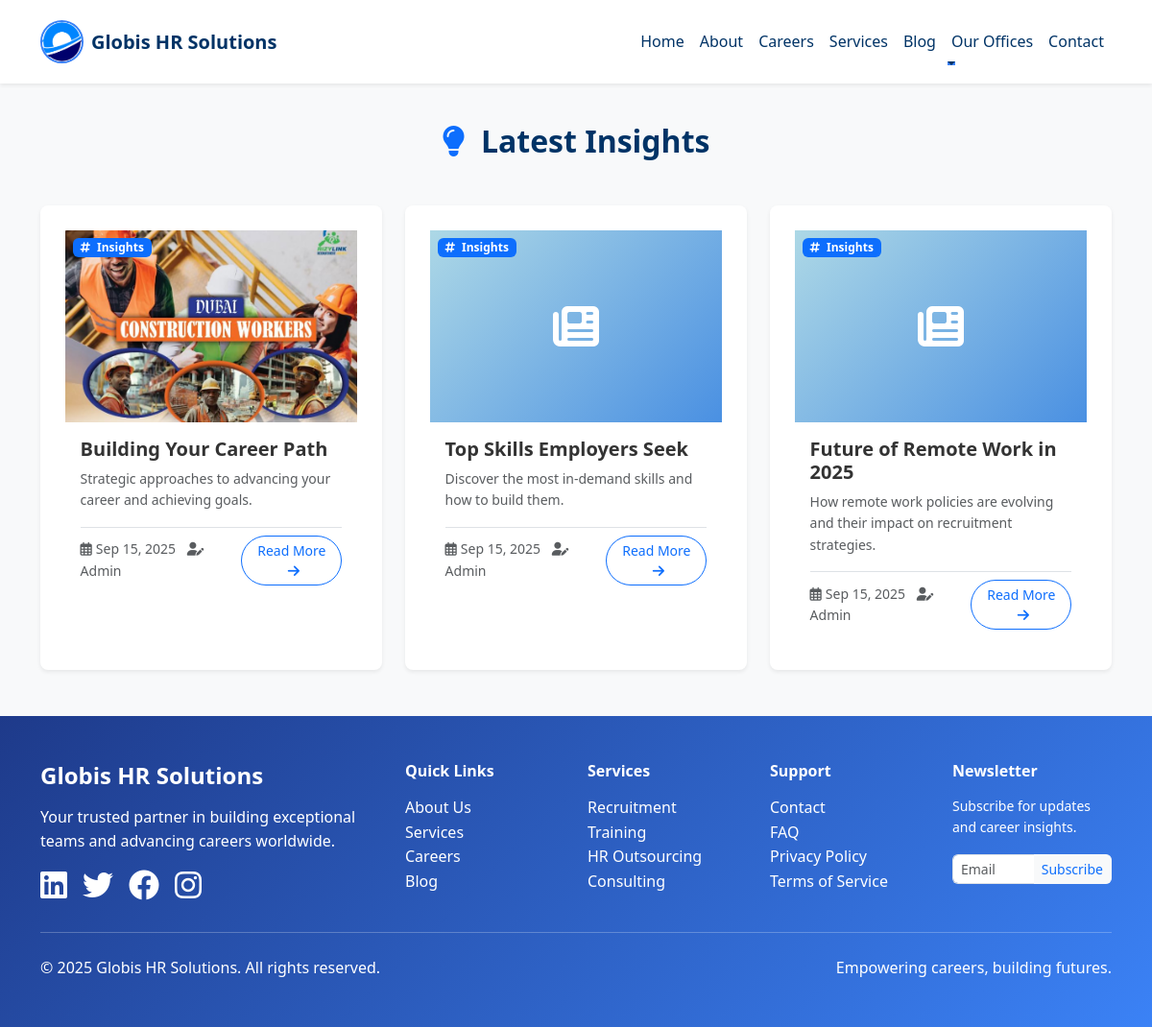
Screenshot of /blog/ with the database file from the repository.
### cms/models.py (models this page shows, shortened)
class BlogPost(models.Model):
    title = models.CharField(max_length=255)
    content = models.TextField()
    author = models.CharField(max_length=255, default="Admin")
    created_at = models.DateTimeField(auto_now_add=True)
    main_image = models.ImageField(upload_to='blog/main_images/', blank=True, null=True)

### cms/views.py (the view)
# urls.py: path('blog/', views.blog_list, name='blog_list'),
def blog_list(request):
    posts = BlogPost.objects.all().order_by('-created_at')
    paginator = Paginator(posts, 6)
    page_number = request.GET.get('page')
    page_obj = paginator.get_page(page_number)
    context = {
        'page_obj': page_obj,
    }
    return render(request, 'cms/blog_list.html', context)

### cms/templatetags/custom_filters.py (called while the page is built)
@register.filter
def mul(value, arg):
    try:
        return int(value) * int(arg)
    except (ValueError, TypeError):
        return 0

### cms/templates/cms/blog_list.html (shortened to what this page needs)
{% extends 'cms/base.html' %}
{% load static %}
{% load custom_filters %}
{% block content %}
<div style="padding-top: 80px;"></div>
<section id="blog" class="section py-5" style="background:var(--background-light);">
  <div class="container">
    <h2 class="section-title text-center mb-5">
      <i class="fas fa-lightbulb me-2 text-primary"></i> Latest Insights
    </h2>
    <div class="row g-4">
      {% for post in page_obj.object_list %}
        <div class="col-md-6 col-lg-4" data-aos-delay="{{ forloop.counter0|add:1|mul:80 }}">
          <article class="blog-card h-100 shadow-sm rounded-3 overflow-hidden transition border-0">
            <div class="blog-image position-relative" style="height:200px; overflow:hidden;">
              {% if post.main_image %}
                <img src="{{ post.main_image.url }}" class="img-fluid w-100 h-100 object-fit-cover" alt="{{ post.title }}">
              {% else %}
                <div class="d-flex align-items-center justify-content-center w-100 h-100" style="background:linear-gradient(135deg,var(--primary-light-blue),var(--secondary-blue)); color:#fff;">
                  <i class="fas fa-newspaper" style="font-size:3rem"></i>
                </div>
              {% endif %}
              <span class="badge bg-primary position-absolute top-0 start-0 m-2">
                <i class="fas fa-hashtag me-1"></i> Insights
              </span>
            </div>
            <div class="p-3">
              <h5 class="fw-bold mb-2">{{ post.title }}</h5>
              <p class="text-muted small mb-3">{{ post.content|truncatewords:15 }}</p>
              <div class="d-flex justify-content-between align-items-center border-top pt-2">
                <small class="text-muted">
                  <i class="far fa-calendar-alt me-1"></i>{{ post.created_at|date:"M d, Y" }}
                  <span class="ms-2"><i class="fas fa-user-edit me-1"></i>{{ post.author }}</span>
                </small>
                <a class="btn btn-sm btn-outline-primary rounded-pill" href="{% url 'cms:blog_detail' post.id %}">
                  Read More <i class="fas fa-arrow-right ms-1"></i>
                </a>
              </div>
            </div>
          </article>
        </div>
      {% empty %}
        <div class="col-12 text-center py-5">
          <i class="fas fa-newspaper fa-3x text-muted mb-3"></i>
          <h4>No blog posts available</h4>
          <p class="text-muted">Check back later for the latest insights.</p>
        </div>
      {% endfor %}
    </div>
  </div>
</section>
{% endblock %}

### cms/templates/cms/base.html (shortened to what this page needs)
{% load static %}
<!DOCTYPE html>
<html lang="en">
<head>
  <link href="https://cdnjs.cloudflare.com/ajax/libs/bootstrap/5.3.0/css/bootstrap.min.css" rel="stylesheet">
  <link href="https://cdnjs.cloudflare.com/ajax/libs/font-awesome/6.4.0/css/all.min.css" rel="stylesheet">
  <link href="https://cdnjs.cloudflare.com/ajax/libs/aos/2.3.4/aos.css" rel="stylesheet">
</head>
<body>
  {% include 'cms/partials/navbar.html' %}
  {% block content %}
  {% endblock %}
  {% include 'cms/partials/footer.html' %}
</body>
</html>

### cms/templates/cms/partials/navbar.html (shortened to what this page needs)
{% load static %}
<nav class="navbar navbar-expand-lg navbar-light bg-white shadow-sm sticky-top py-3">
  <div class="container">
    <a class="navbar-brand d-flex align-items-center" href="{% url 'cms:home' %}">
      <img src="{% static 'images/logo.JPG' %}" alt="Globis Logo" class="logo me-2">
      <span class="fw-bold text-dark-blue">Globis HR Solutions</span>
    </a>
    <div class="collapse navbar-collapse" id="navCollapse">
      <ul class="navbar-nav ms-auto align-items-lg-center">
        <li class="nav-item">
          <a class="nav-link text-dark-blue" href="#home">Home</a>
        </li>
        <li class="nav-item">
          <a class="nav-link text-dark-blue" href="#about">About</a>
        </li>
        <li class="nav-item">
          <a class="nav-link text-dark-blue" href="#jobs">Careers</a>
        </li>
        <li class="nav-item">
          <a class="nav-link text-dark-blue" href="#services">Services</a>
        </li>
        <li class="nav-item">
          <a class="nav-link text-dark-blue" href="#blog">Blog</a>
        </li>
        <li class="nav-item dropdown">
          <a class="nav-link dropdown-toggle text-dark-blue" href="#" id="officesDropdown" role="button" data-bs-toggle="dropdown" aria-expanded="false">
            Our Offices
          </a>
        </li>
        <li class="nav-item">
          <a class="nav-link text-dark-blue" href="#contact">Contact</a>
        </li>
      </ul>
    </div>
  </div>
</nav>

### cms/templates/cms/partials/footer.html (shortened to what this page needs)
{% load static %}
<footer class="footer position-relative py-5" style="background: linear-gradient(135deg, #1e3a8a, #3b82f6); color: #fff; overflow: hidden;">
  <div class="footer-bubbles position-absolute w-100 h-100" style="top:0; left:0; z-index:1;">
  </div>
  <div class="container position-relative" style="z-index:2;">
    <div class="row g-4">
      <div class="col-lg-4 col-md-6">
        <h4 class="fw-bold mb-3">Globis HR Solutions</h4>
        <p>Your trusted partner in building exceptional teams and advancing careers worldwide.</p>
        <div class="d-flex gap-3 mt-3">
          <a href="#" class="text-white hover-scale" aria-label="LinkedIn"><i class="fab fa-linkedin fa-2x"></i></a>
          <a href="#" class="text-white hover-scale" aria-label="Twitter"><i class="fab fa-twitter fa-2x"></i></a>
          <a href="#" class="text-white hover-scale" aria-label="Facebook"><i class="fab fa-facebook fa-2x"></i></a>
          <a href="#" class="text-white hover-scale" aria-label="Instagram"><i class="fab fa-instagram fa-2x"></i></a>
        </div>
      </div>
      <div class="col-lg-2 col-md-6">
        <h6 class="fw-bold mb-3">Quick Links</h6>
        <ul class="list-unstyled">
          <li><a href="#about" class="text-white footer-link">About Us</a></li>
          <li><a href="#services" class="text-white footer-link">Services</a></li>
          <li><a href="#jobs" class="text-white footer-link">Careers</a></li>
          <li><a href="#blog" class="text-white footer-link">Blog</a></li>
        </ul>
      </div>
      <div class="col-lg-2 col-md-6">
        <h6 class="fw-bold mb-3">Services</h6>
        <ul class="list-unstyled">
          {% for service in services|slice:":4" %}
            <li><a href="#services" class="text-white footer-link">{{ service.name }}</a></li>
          {% empty %}
            <li><a href="#services" class="text-white footer-link">Recruitment</a></li>
            <li><a href="#services" class="text-white footer-link">Training</a></li>
            <li><a href="#services" class="text-white footer-link">HR Outsourcing</a></li>
            <li><a href="#services" class="text-white footer-link">Consulting</a></li>
          {% endfor %}
        </ul>
      </div>
      <div class="col-lg-2 col-md-6">
        <h6 class="fw-bold mb-3">Support</h6>
        <ul class="list-unstyled">
          <li><a href="#contact" class="text-white footer-link">Contact</a></li>
          <li><a href="#" class="text-white footer-link">FAQ</a></li>
          <li><a href="#" class="text-white footer-link">Privacy Policy</a></li>
          <li><a href="#" class="text-white footer-link">Terms of Service</a></li>
        </ul>
      </div>
      <div class="col-lg-2 col-md-6">
        <h6 class="fw-bold mb-3">Newsletter</h6>
        <p class="small">Subscribe for updates and career insights.</p>
        <div class="input-group">
          <input type="email" class="form-control form-control-sm rounded-start" placeholder="Email" id="newsletterEmail">
          <button class="btn btn-light btn-sm rounded-end text-primary" type="button" id="newsletterBtn">
            Subscribe
          </button>
        </div>
      </div>
    </div>
    <hr class="my-4 border-light">
    <div class="row align-items-center">
      <div class="col-md-6">
        <p class="mb-0">&copy; <span id="year"></span> Globis HR Solutions. All rights reserved.</p>
      </div>
      <div class="col-md-6 text-md-end">
        <p class="mb-0">Empowering careers, building futures.</p>
      </div>
    </div>
  </div>
</footer>

### cms/templates/cms/partials/navbar.html (style rules this page uses)
:root { --primary-blue: #3B82F6; --dark-blue: #0f172a; }
.navbar-brand .logo { width: 45px; height: 45px; border-radius: 50%; object-fit: cover; border: 2px solid var(--primary-blue); transition: transform 0.3s ease; }
.navbar-nav .nav-link { position: relative; transition: color 0.3s, transform 0.3s; }
.navbar-nav .nav-link::after { content: ''; position: absolute; bottom: -4px; left: 0; width: 0%; height: 2px; background-color: var(--primary-blue); transition: width 0.3s; }

### cms/templates/cms/blog_list.html (style rules this page uses)
.blog-card { transition: all 0.3s ease; }

### cms/templates/cms/partials/footer.html (style rules this page uses)
.footer-link { text-decoration: none; color: #fff; transition: color 0.3s ease, transform 0.3s ease; }
.hover-scale { transition: transform 0.3s ease, color 0.3s ease; color: #fff; }
#newsletterEmail { border-right: none; }
#newsletterBtn { border-left: none; }

### rows the page displays
BlogPost: main_image (picture), title "Building Your Career Path", content "Strategic approaches to advancing your career and achieving goals.", created_at "Sep 15, 2025", author "Admin"
BlogPost: title "Top Skills Employers Seek", content "Discover the most in-demand skills and how to build them.", created_at "Sep 15, 2025", author "Admin"
BlogPost: title "Future of Remote Work in 2025", content "How remote work policies are evolving and their impact on recruitment strategies.", created_at "Sep 15, 2025", author "Admin"
